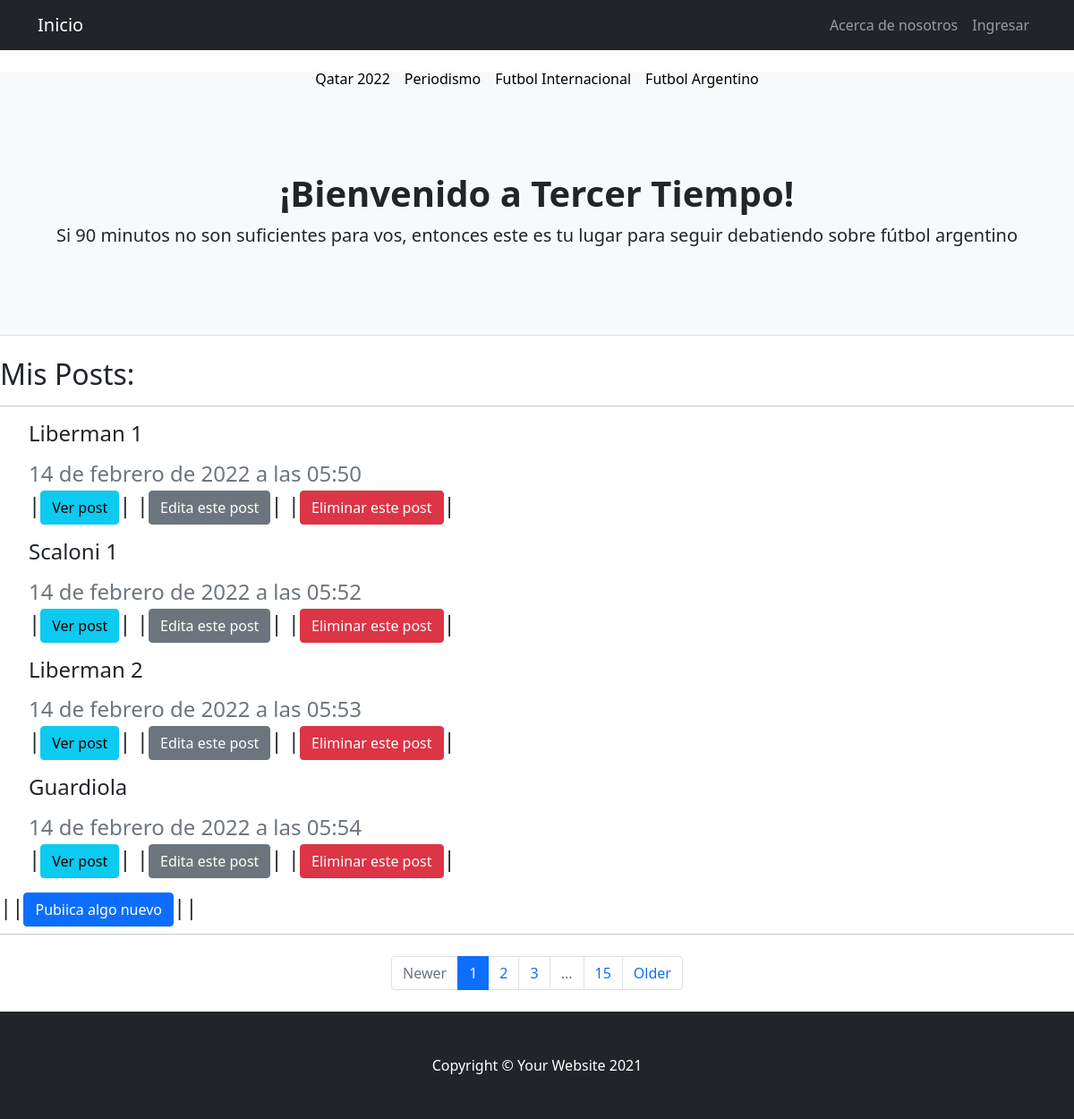
Page /postApp/postLista/ on the committed database.
### postApp/models.py (models this page shows, shortened)
class Post(models.Model):
    titulo = models.CharField('titulo', max_length=50, null=False, blank=False)
    subtitulo = models.CharField(
        'subtitulo', max_length=100, null=False, blank=False)
    contenido = RichTextField('contenido', null=False, blank=False)
    imagen = models.ImageField(
        upload_to='imagenes_post', null=True, blank=True)
    categoria = models.ForeignKey(Categoria,  on_delete=models.DO_NOTHING)
    autor = models.ForeignKey(User, on_delete=models.CASCADE)
    fecha_publicacion = models.DateTimeField(auto_now_add=True)
    fecha_edicion = models.DateTimeField(auto_now=True)

### postApp/views.py (the view)
# urls.py: path('postLista/', views.ListaPosts.as_view(), name='postLista'),
class ListaPosts(ListView):
    model = Post
    template_name= "postApp/lista_post.html"

### templates/postApp/lista_post.html (shortened to what this page needs)
{% extends 'index.html' %}
{% block bienvenido %}
<h1 class="fw-bolder">¡Bienvenido a Tercer Tiempo!</h1>
<p class="lead mb-0">Si 90 minutos no son suficientes para vos, entonces este es tu lugar para seguir debatiendo sobre fútbol argentino</p>
{% endblock bienvenido %}
{% block editNavBar %}
{% if not request.user.is_authenticated  %}
<li class="nav-item"><a class="nav-link" href="{% url 'AboutUs' %}">Acerca de nosotros</a></li>
<li class="nav-item"><a class="nav-link" href="{% url 'Login' %}">Ingresar</a></li>
{% endif %}
{% endblock editNavBar %}
{% if user.is_authenticated %}
    {% block blockPosts %}
        <h2>
            Mis Posts:
            <hr>
        </h2>
            {% for post in object_list  %}
                <ul>
                    <h4>
                        <p>{{ post.titulo }}</p>
                        <div class="mb-1 text-muted">{{post.fecha_publicacion}}</div>
                        <p>
                            |<a class="btn btn-info" href="{% url 'verPost' post.id %}" role="button">Ver post</a>|
                            |<a class="btn btn-secondary" href="{% url 'editarPost' post.id %}" role="button">Edita este post</a>|
                            |<a class="btn btn-danger" href="{% url 'borrarPost' post.id %}" role="button">Eliminar este post</a>|
                        </p>
                    </h4>
                </ul>
            {% endfor %}
        <h4>
            ||<a class="btn btn-primary" href="{% url 'crearPost' %}" role="button">Pubiica algo nuevo</a>||
        </h4>
    {% endblock blockPosts %}
{% else %}
  <div class="alert alert-warning" role="alert">
    Inicia sesión para poder postear algo!. <a href="{% url 'Login' %}" class="alert-link">Iniciar Sesión</a>. Ahí encontraras el boton para poder registrarte tambien.
  </div>
{% endif %}

### rows in the picture
Post: titulo "Liberman 1", fecha_publicacion "14 de febrero de 2022 a las 05:50"
Post: titulo "Scaloni 1", fecha_publicacion "14 de febrero de 2022 a las 05:52"
Post: titulo "Liberman 2", fecha_publicacion "14 de febrero de 2022 a las 05:53"
Post: titulo "Guardiola", fecha_publicacion "14 de febrero de 2022 a las 05:54"
